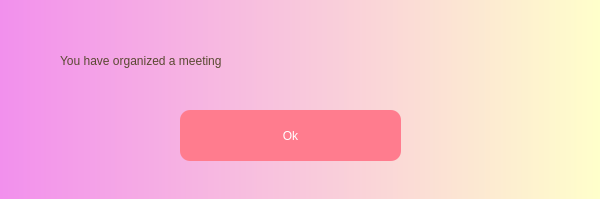
<?xml version="1.0" encoding="UTF-8"?>
<ui version="4.0">
 <class>Dialog</class>
 <widget class="QDialog" name="Dialog">
  <property name="geometry">
   <rect>
    <x>0</x>
    <y>0</y>
    <width>600</width>
    <height>199</height>
   </rect>
  </property>
  <property name="windowTitle">
   <string>Dialog</string>
  </property>
  <property name="styleSheet">
   <string notr="true"/>
  </property>
  <widget class="QWidget" name="widget" native="true">
   <property name="geometry">
    <rect>
     <x>0</x>
     <y>0</y>
     <width>600</width>
     <height>200</height>
    </rect>
   </property>
   <property name="styleSheet">
    <string notr="true">QWidget#widget{
background-color:qlineargradient(spread:reflect, x1:0, y1:0, x2:1, y2:0, stop:0 rgba(242, 144, 237, 255), stop:1 rgba(255, 255, 203, 255));}</string>
   </property>
   <widget class="QLabel" name="create_a_project">
    <property name="geometry">
     <rect>
      <x>60</x>
      <y>10</y>
      <width>521</width>
      <height>101</height>
     </rect>
    </property>
    <property name="styleSheet">
     <string notr="true">color:rgb(90, 73, 50);
font: 63 20pt &quot;Yu Gothic UI Semibold&quot;;
</string>
    </property>
    <property name="text">
     <string>You have organized a meeting</string>
    </property>
   </widget>
   <widget class="QPushButton" name="Ok">
    <property name="geometry">
     <rect>
      <x>180</x>
      <y>110</y>
      <width>221</width>
      <height>51</height>
     </rect>
    </property>
    <property name="styleSheet">
     <string notr="true">QPushButton{
background-color: rgb(255, 124, 142);
font: 63 18pt &quot;Yu Gothic UI Semibold&quot;;
color: rgb(255, 255, 255);
border-radius: 10px;
}

QPushButton:hover
{
background-color: rgb(141, 91, 158);
font: 63 18pt &quot;Yu Gothic UI Semibold&quot;;
color: rgb(255, 255, 255);
border-radius: 10px;
}

QPushButton:pressed
{
padding-left:5px;
padding-top:5px;
}
</string>
    </property>
    <property name="text">
     <string>Ok</string>
    </property>
   </widget>
  </widget>
 </widget>
 <resources/>
 <connections/>
</ui>
